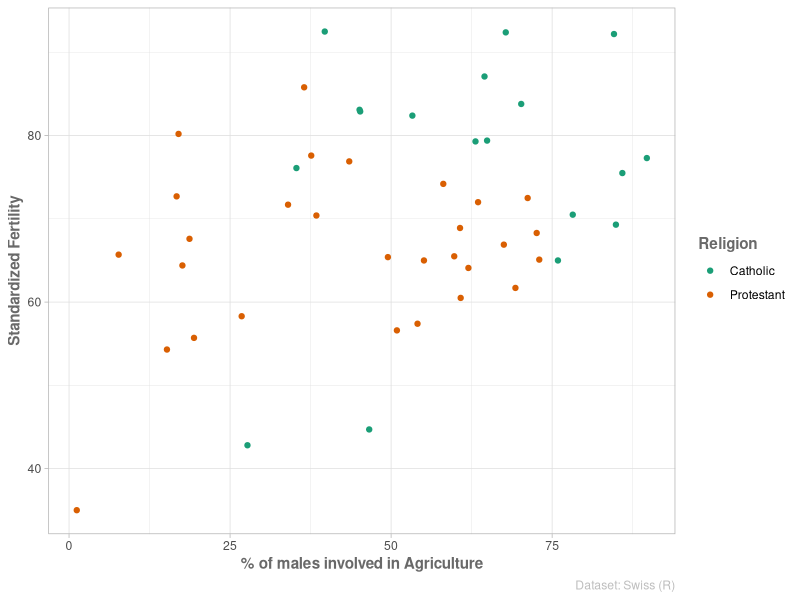
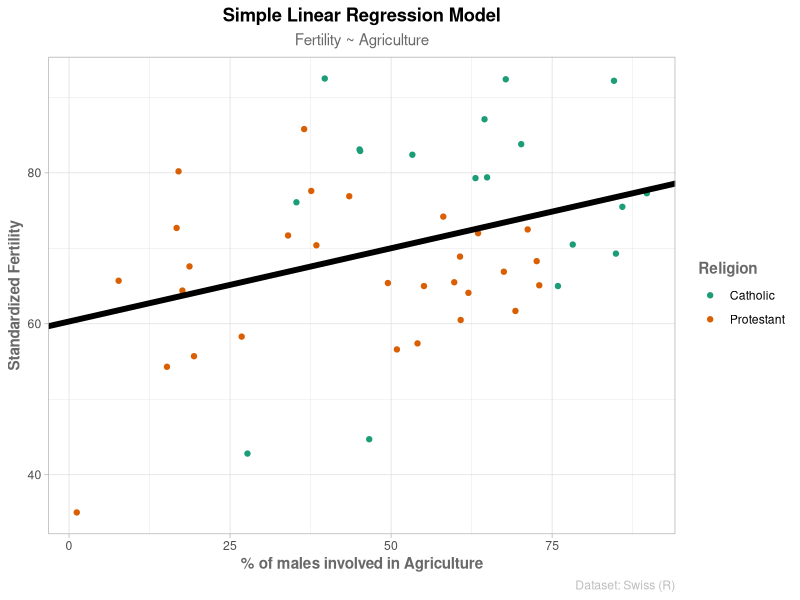
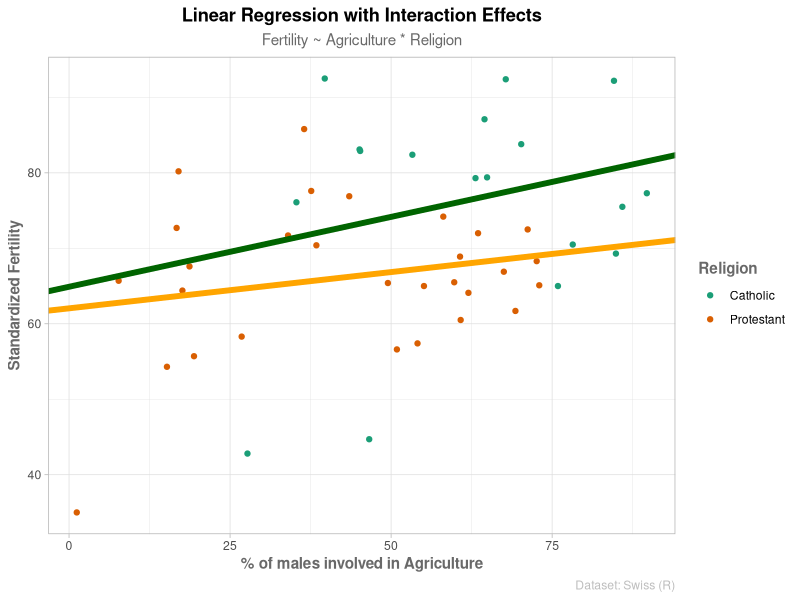

Recreate these plots in R, in order.
# Packages ----------------------------------------------------------------

library(datasets)
library(ggplot2)
library(dplyr)

# Data --------------------------------------------------------------------

data(swiss)

swiss <-
        swiss |> 
        mutate(
                Religion = ifelse(Catholic > 50, "Catholic", "Protestant") 
        )


# Scatterplot -------------------------------------------------------------

scatterplot <-
        ggplot(data = swiss, mapping = aes(x = Agriculture, 
                                           y = Fertility,
                                           col = Religion)) +
        geom_point() +
        scale_color_brewer(type = "qual", palette = 2) +
        theme_light() +
        labs(
                x = "% of males involved in Agriculture",
                y= "Standardized Fertility",
                caption = "Dataset: Swiss (R)"
        ) +
        theme(
                plot.title = element_text(face = "bold", hjust = .5),
                plot.subtitle = element_text(color = "dimgray", hjust = .5),
                plot.caption = element_text(color = "gray"),
                axis.title.x = element_text(face = "bold", color = "dimgray"),
                axis.title.y = element_text(face = "bold", color = "dimgray"),
                legend.title = element_text(face = "bold", color = "dimgray")
        )

scatterplot

# Simple Linear Regression: Fertility ~ Agriculture -----------------------

simplefit <-
        lm(
                data = swiss,
                formula = Fertility ~ Agriculture
        )


# Plot: Simple Linear Regression --------------------------------------------------------------------

simplelmplot <-
        scatterplot +
        geom_abline(intercept = simplefit$coef[1], slope = simplefit$coef[2], 
                    col = "black", size = 2)  +
        labs(
                title = "Simple Linear Regression Model",
                subtitle = "Fertility ~ Agriculture",
        ) 

simplelmplot

# Parallel Slopes Model: Fertility ~ Agriculture + Religion -----------------------
        
dummyfit <- 
        lm(
                data = swiss,
                formula = Fertility ~ Agriculture +
                        relevel(factor(Religion), ref = "Protestant")
        )


# Plot: Parallel Slopes --------------------------------------------------------------------

# Lines with the same slope and different y-intercept (Parallel)

dummylmplot <-
        scatterplot +
        geom_abline(
                intercept = coef(dummyfit)[1] + coef(dummyfit)[3],
                slope = coef(dummyfit)[2],
                color = "darkgreen",
                size = 2
        ) +
        geom_abline(
                intercept = coef(dummyfit)[1],
                slope = coef(dummyfit)[2],
                color = "orange3",
                size = 2
        ) +
        labs(
                title = "Parallel Slopes Model",
                subtitle = "Fertility ~ Agriculture + Religion"
        ) 



# Model with Interaction: Fertility ~ Agriculture * Religion --------------

interactionfit <- 
        lm(
                data = swiss,
                formula = Fertility ~ Agriculture *
                        relevel(factor(Religion), ref = "Protestant")
        )


# Plot: Interaction Effects -----------------------------------------------

# Different y-intercept and different-slopes
interactionlmplot <-
        scatterplot +
        geom_abline(
                intercept = coef(interactionfit)[1] + coef(interactionfit)[3],
                slope = coef(interactionfit)[2] + coef(interactionfit)[4],
                color = "darkgreen",
                size = 2
        ) +
        geom_abline( 
                intercept = coef(interactionfit)[1],
                slope = coef(interactionfit)[2],
                color = "orange", 
                size = 2
        ) +
        labs(
                title = "Linear Regression with Interaction Effects",
                subtitle = "Fertility ~ Agriculture * Religion"
        ) 
        
interactionlmplot
